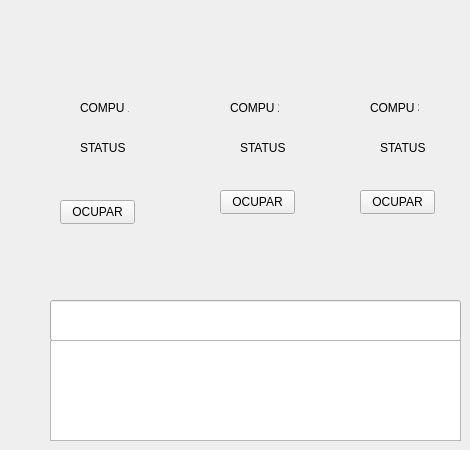
            <widget class="QWidget" name="page_compus">
             <widget class="QLabel" name="label_35">
              <property name="geometry">
               <rect>
                <x>80</x>
                <y>100</y>
                <width>49</width>
                <height>16</height>
               </rect>
              </property>
              <property name="text">
               <string>COMPU 1</string>
              </property>
             </widget>
             <widget class="QLabel" name="label_36">
              <property name="geometry">
               <rect>
                <x>370</x>
                <y>100</y>
                <width>49</width>
                <height>16</height>
               </rect>
              </property>
              <property name="text">
               <string>COMPU 3</string>
              </property>
             </widget>
             <widget class="QLabel" name="label_37">
              <property name="geometry">
               <rect>
                <x>230</x>
                <y>100</y>
                <width>49</width>
                <height>16</height>
               </rect>
              </property>
              <property name="text">
               <string>COMPU 2</string>
              </property>
             </widget>
             <widget class="QLabel" name="status1">
              <property name="geometry">
               <rect>
                <x>80</x>
                <y>140</y>
                <width>49</width>
                <height>16</height>
               </rect>
              </property>
              <property name="text">
               <string>STATUS</string>
              </property>
             </widget>
             <widget class="QLabel" name="status2">
              <property name="geometry">
               <rect>
                <x>240</x>
                <y>140</y>
                <width>49</width>
                <height>16</height>
               </rect>
              </property>
              <property name="text">
               <string>STATUS</string>
              </property>
             </widget>
             <widget class="QLabel" name="status3">
              <property name="geometry">
               <rect>
                <x>380</x>
                <y>140</y>
                <width>49</width>
                <height>16</height>
               </rect>
              </property>
              <property name="text">
               <string>STATUS</string>
              </property>
             </widget>
             <widget class="QPushButton" name="btnOcupar1">
              <property name="geometry">
               <rect>
                <x>60</x>
                <y>200</y>
                <width>75</width>
                <height>24</height>
               </rect>
              </property>
              <property name="text">
               <string>OCUPAR</string>
              </property>
             </widget>
             <widget class="QPushButton" name="btnOcupar2">
              <property name="geometry">
               <rect>
                <x>220</x>
                <y>190</y>
                <width>75</width>
                <height>24</height>
               </rect>
              </property>
              <property name="text">
               <string>OCUPAR</string>
              </property>
             </widget>
             <widget class="QPushButton" name="btnOcupar3">
              <property name="geometry">
               <rect>
                <x>360</x>
                <y>190</y>
                <width>75</width>
                <height>24</height>
               </rect>
              </property>
              <property name="text">
               <string>OCUPAR</string>
              </property>
             </widget>
             <widget class="QLineEdit" name="lineEdit">
              <property name="geometry">
               <rect>
                <x>50</x>
                <y>300</y>
                <width>411</width>
                <height>41</height>
               </rect>
              </property>
             </widget>
             <widget class="QListView" name="listView">
              <property name="geometry">
               <rect>
                <x>50</x>
                <y>340</y>
                <width>411</width>
                <height>101</height>
               </rect>
              </property>
             </widget>
            </widget>
